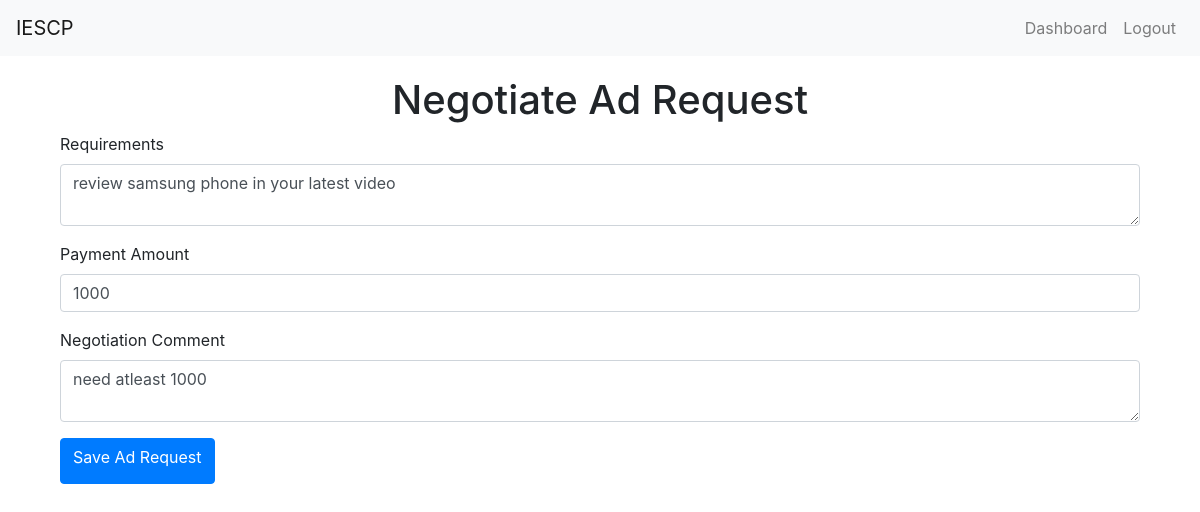
The app's page /negotiate_ad_request/1 (signed in), older data.
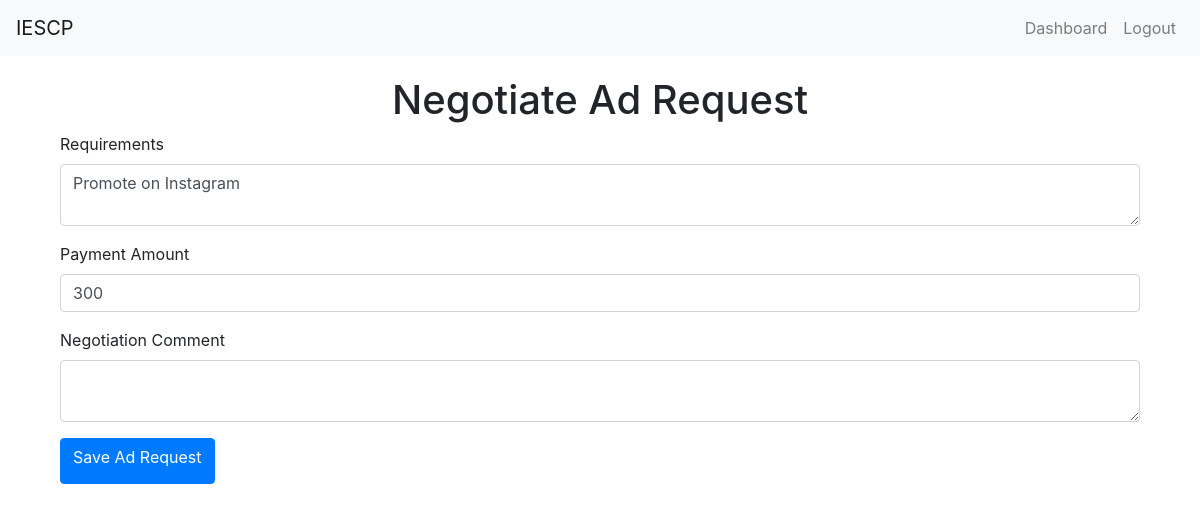
The same page, newer data.
### app.py (models this page shows, shortened)
class AdRequest(db.Model):
    id = db.Column(db.Integer, primary_key=True)
    campaign_id = db.Column(db.Integer, db.ForeignKey('campaign.id'), nullable=False)
    influencer_id = db.Column(db.Integer, db.ForeignKey('user.id'), nullable=False)
    messages = db.Column(db.Text)
    requirements = db.Column(db.Text)
    payment_amount = db.Column(db.Integer)
    negotiation_comment = db.Column(db.Text, nullable=True)
    status = db.Column(db.String(20), nullable=False, default='Requested')

### app.py (the view, shortened to what this page needs)
@app.route('/negotiate_ad_request/<int:ad_request_id>', methods=['GET', 'POST'])
@login_required
def negotiate_ad_request(ad_request_id):
    ad_request = AdRequest.query.get_or_404(ad_request_id)
    form = AdRequestForm(obj=ad_request)
    form.campaign_id.choices = [(ad_request.campaign_id, ad_request.campaign.name)]
    form.influencer_id.choices = [(ad_request.influencer_id, ad_request.influencer.username)]
    return render_template('negotiate_ad_request.html', legend='Negotiate Ad Request', form=form)

### app.py
class AdRequestForm(FlaskForm):
    campaign_id = SelectField('Campaign', coerce=int, validators=[DataRequired()])
    influencer_id = SelectField('Influencer', coerce=int, validators=[DataRequired()])
    requirements = TextAreaField('Requirements', validators=[DataRequired()])
    payment_amount = FloatField('Payment Amount', validators=[DataRequired()])
    status = SelectField('Status', choices=[
        ('Requested', 'Requested'),
        ('Accepted', 'Accepted'),
        ('Rejected', 'Rejected'),
        ('Negotiated', 'Negotiated')
    ], validators=[DataRequired()])
    negotiation_comment = TextAreaField('Negotiation Comment', validators=[Optional()])
    submit = SubmitField('Save Ad Request')

### app.py (called while the page is built)
@login_manager.user_loader
def load_user(user_id):
    return User.query.get(int(user_id))

### templates/negotiate_ad_request.html (shortened to what this page needs)
{% extends "layout.html" %}
{% block content %}
<div class="container">
    <h1 class="text-center">{{ legend }}</h1>
    <form method="POST">
        <div class="form-group">
            {{ form.requirements.label(class="form-label") }}
            {{ form.requirements(class="form-control") }}
        </div>
        <div class="form-group">
            {{ form.payment_amount.label(class="form-label") }}
            {{ form.payment_amount(class="form-control") }}
        </div>
        <div class="form-group">
            {{ form.negotiation_comment.label(class="form-label") }}
            {{ form.negotiation_comment(class="form-control") }}
        </div>
        <button type="submit" class="btn btn-primary">{{ form.submit.label }}</button>
    </form>
</div>
{% endblock %}

Row changes from the older to the newer data that the page shows:
changed AdRequest: requirements "review samsung phone in your latest video" → "Promote on Instagram"; payment_amount "1000" → "300"; negotiation_comment "need atleast 1000" → (not shown)
